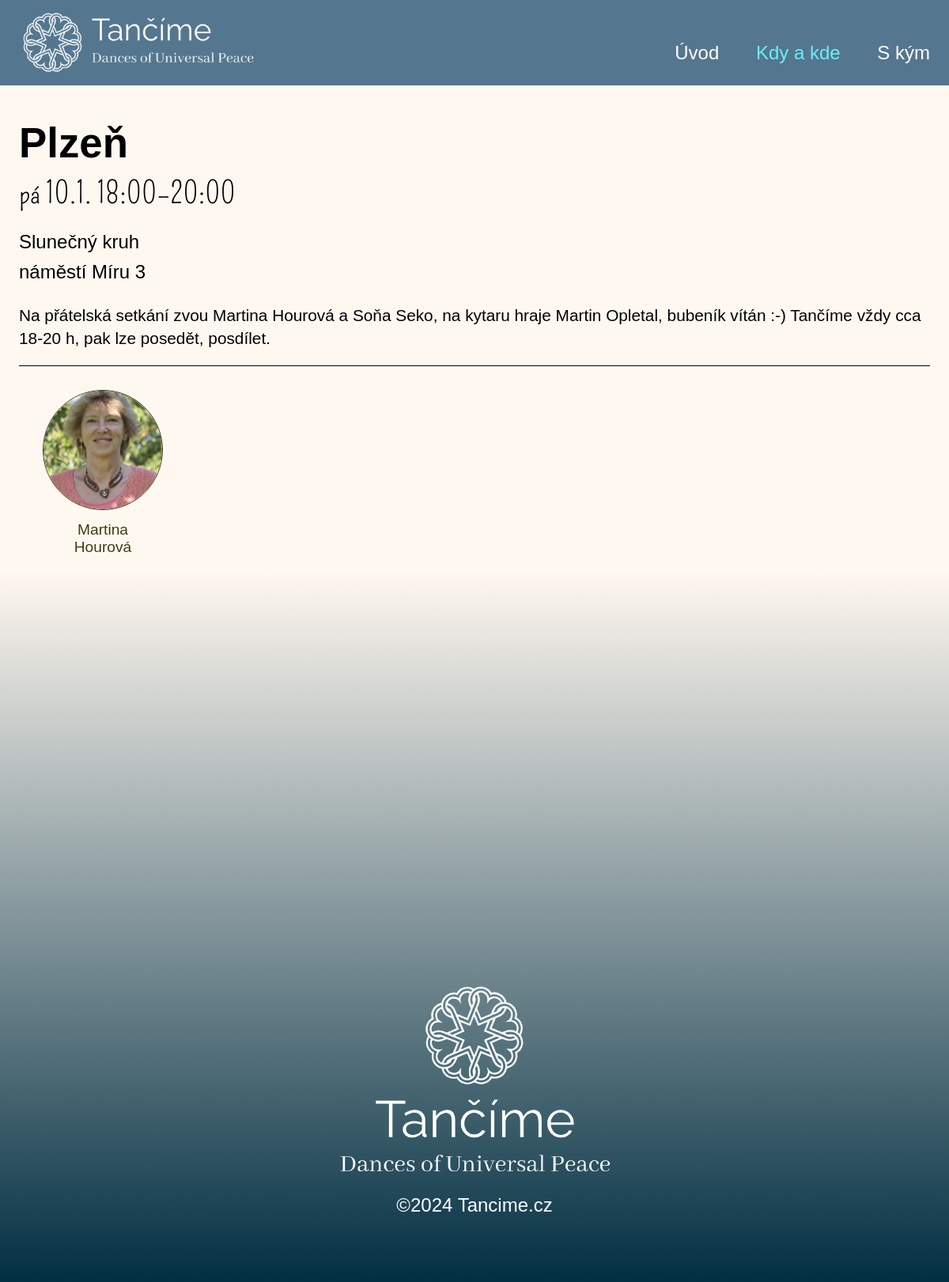
/event/34/, run on the app's committed database.
### danceapp/models.py (models this page shows, shortened)
class Event(models.Model):
    parent = models.ForeignKey('EventGroup', verbose_name="Event Group", on_delete=models.PROTECT)
    date = models.DateField(verbose_name="Datum", default=datetime.date.today)
    description = models.TextField(verbose_name="Dodatečný popis (nepovinné)", null=True, blank=True)
    _lock = Lock()
    town_to_number = {}
    next_number = 1
    class Meta:
        verbose_name = "Taneční večer"
        verbose_name_plural = "Taneční večery"

class EventGroup(models.Model):
    lector = models.ManyToManyField(Lector, verbose_name="Lektor")
    location = models.ForeignKey(Location, verbose_name="Místo konání", on_delete=models.PROTECT)
    startTime = models.TimeField(verbose_name="Začátek", default='18:00')
    endTime = models.TimeField(verbose_name="Konec (nepovinné)", default='20:00', null=True, blank=True)
    description = models.TextField(verbose_name="Popis (nepovinné)", null=True, blank=True)
    image = models.ImageField(verbose_name="Obrázek", upload_to='images/', null=True, blank=True)
    class Meta:
        verbose_name = "Taneční večer"
        verbose_name_plural = "Taneční večery"

class Location(models.Model):
    coordinates = models.CharField(max_length=50, verbose_name="Souřadnice")
    name = models.CharField(max_length=50, null=True, blank=True, verbose_name="Název místa (nepovinné)")
    town = models.CharField(max_length=50, verbose_name="Město/Obec")
    address = models.CharField(max_length=100, verbose_name="Adresa (ulice a ČP)")
    description = models.CharField(max_length=100, null=True, blank=True, verbose_name="Popis (jak se k nám dostat)")
    lector = models.ManyToManyField(Lector, verbose_name="Lektor")
    class Meta:
        verbose_name = "Místo konání"
        verbose_name_plural = "Místa konání"

class Lector(models.Model):
    user = models.OneToOneField(User, on_delete=models.CASCADE, null=True, blank=True, verbose_name="Uživatel")
    firstName = models.CharField(max_length=50, verbose_name="Jméno")
    lastName = models.CharField(max_length=50, null=True, blank=True, verbose_name="Příjmení")
    slug = models.SlugField(max_length=100, unique=True)
    image = models.ImageField(upload_to='images/', verbose_name="Fotka")
    description = models.TextField(verbose_name="Popis")
    phone = models.CharField(max_length=50, null=True, blank=True, verbose_name="Telefon")
    email = models.EmailField(null=True, blank=True, verbose_name="E-mail")
    link = models.CharField(max_length=256, null=True, blank=True, verbose_name="Odkaz na stránku")
    class Meta:
        ordering = ['firstName'] #řazení lektorů podle abecedy
        verbose_name = "Lektor"
        verbose_name_plural = "Lektoři"

### dance_web/views.py (the view)
# urls.py: path('event/<int:id>/', views.evening_page, name='evening_page'),
def evening_page(request, id):
    events = Event.objects.all().order_by('date')
    event = Event.objects.get(id=id)
    lectors = Lector.objects.all()
    context = {
        'events': events,
        'event': event,
        'lectors': lectors
    }
    return render(request, 'evening_page.html', context)

### templates/evening_page.html (shortened to what this page needs)
{% extends "base.html" %}
{% load custom_filters %}
{% load static %}
{% block extra_css %}
    <link rel="stylesheet" type="text/css" href="{% static 'css/evening_page.css' %}">
{% endblock %}
{% block content %}
    <div class="section-container">
        <div class="evening-town">{{ event.parent.location.town }}</div>
        <div class="event-date">
            {% with event|date_format as date %}
            {{ date.day }} {{ date.date }} {{ date.startTime }}{% if date.endTime %}&ndash;{{ date.endTime }} {% endif %}
            {% endwith %}
        </div>
        <div class="evening-address">{{ event.parent.location.name }} <br> {{ event.parent.location.address }} </div>
        {% if event.parent.description or event.description%}
        <div class="evening-description">
            {% if event.parent.description %}
                {{ event.parent.description|safe }}
            {% endif %}
        </div>
        {% endif %}
        <div class="lectors">
            {% for lector in event.parent.lector.all %}
            <div class="lector">
                <a href="{% url 'lector_page' slug=lector.slug %}" style="text-decoration: none;">
                    <img src="{{ lector.image.url }}" alt="{{ lector.firstName }}">
                    <div class="name">
                        {{lector.firstName}} {%if lector.lastName%} <br>{{lector.lastName}} {%endif%}
                    </div>
                </a>
            </div>
            {% endfor %}
        </div>
    </div>
{% endblock %}

### static/css/base.css (style rules this page uses)
body { padding: 0px; margin: 0px; }
a { text-decoration: none; }
.section-container { width: 96%; max-width: 1200px; display: inline-block; }

### static/css/evening_page.css (style rules this page uses)
.section-container { color: #000006; }
.evening-town { font-family: 'Amatic SC', sans-serif; font-weight: 700; font-size: 3.3em; padding-bottom: 10px; padding-top: 150px; text-align: left; }
.event-date { font-family: 'Pompiere', sans-serif; font-size: 2.4em; padding-bottom: 20px; text-align: left; }
.evening-address { font-family: 'Raleway', sans-serif; font-size: 1.5em; line-height: 1.6; margin-bottom: 20px; text-align: left; }
.evening-description { font-family: 'Raleway', sans-serif; font-size: 1.3em; text-align: left; line-height: 1.4; vertical-align: top; margin-bottom: 20px; text-align: left; }
.lectors { display: flex; flex-wrap: wrap; justify-content: left; gap: 20px; padding: 0 20px; margin-top: 10px; border-top: 1px solid #000006; }
.lector { flex: 0 1 150px; max-width: 200px; padding: 10px; margin-top: 20px; transition: transform 0.3s; box-sizing: border-box; text-align: center; }
.lector img { width: 150px; height: 150px; border-radius: 50%; object-fit: cover; margin-bottom: 10px; border: 1px solid #3C3F0F; }
.name { font-size: 1.2em; margin-bottom: 8px; color: #3C3F0F; font-family: 'Raleway', sans-serif; }

### data on the page
Event: parent.location.town "Plzeň", parent.location.name "Slunečný kruh", parent.location.address "náměstí Míru 3", parent.description "Na přátelská setkání zvou Martina Hourová a Soňa Seko, na kytaru hraje Martin Opletal, bubeník vítán :-) Tančíme vždy cca 18-20 h, pak lze posedět, posdílet."
Lector: image (picture), firstName "Martina", lastName "Hourová"

### other printed values
{{ date.day }} "pá"
{{ date.date }} "10.1."
{{ date.startTime }} "18:00"
{{ date.endTime }} "20:00"
